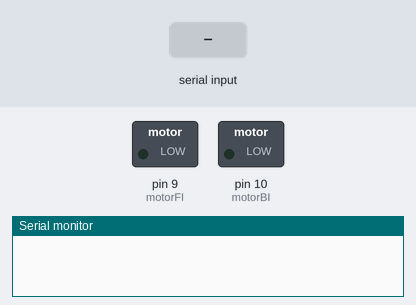
A sketch run on a simulated Arduino Uno, built with avr-gcc and run on an emulated ATmega328P. On the bench: switched loads named in the sketch (green lamp = pin HIGH), the last lines printed to the serial monitor. The inputs (shaded band) are chosen by the test bench.

Above: at 1.2 s.
1.3 s: "FAN_ON\n" received over Serial
At 1.7 s:
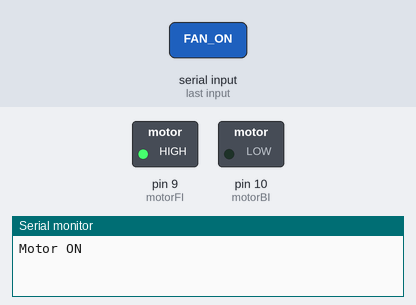
2.8 s: "FAN_OFF\n" received over Serial
At 4.1 s:
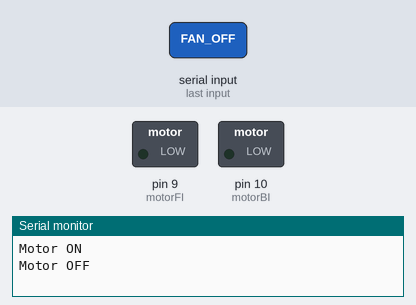
Timing chart, 0 to 5.8 s (numbered marks = the images above; inputs shaded):
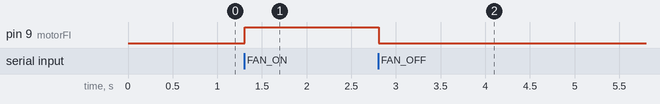

Measured:
- after the input at 1.3 s, pin 9 (motorFI): LOW → HIGH at once
- after the input at 2.8 s, pin 9 (motorFI): HIGH → LOW at once

The sketch:

fan_control.ino
```cpp
// Pins for the motor driver
const int motorFI = 9;   // Forward input (PWM speed control)
const int motorBI = 10;  // Backward input (kept LOW since we only spin one direction)

void setup() {
  // Configure motor control pins as outputs
  pinMode(motorFI, OUTPUT);
  pinMode(motorBI, OUTPUT);

  // Ensure backward pin is always LOW so theirs no backwards rotation
  digitalWrite(motorBI, LOW);

  // Start serial communication with Python (baud rate: 9600)
  Serial.begin(9600);

  // Motor starts in OFF state
  analogWrite(motorFI, 0);
}

void loop() {
  // Check if data is available from Python
  if (Serial.available() > 0) {

    // Read command sent over serial until newline character
    String command = Serial.readStringUntil('\n');
    command.trim();  // Remove whitespace/newline characters

    // Turn fan ON at full speed
    if (command == "FAN_ON") {
      analogWrite(motorFI, 255);  // Max PWM value = full speed
      Serial.println("Motor ON");
    }

    // Turn fan OFF
    else if (command == "FAN_OFF") {
      analogWrite(motorFI, 0);    // PWM = 0 stops motor
      Serial.println("Motor OFF");
    }
  }
}
```
